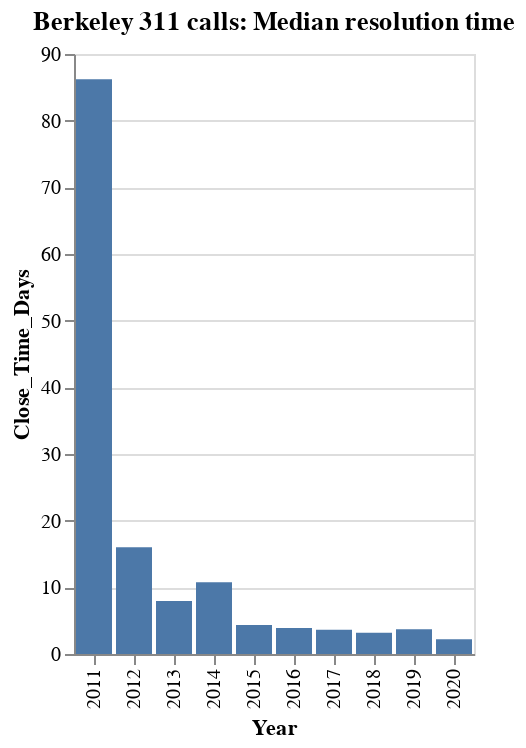

This figure's notebook cell:
### Code cell
alt.Chart(median_close_time[['Year', 'Close_Time_Days']]).mark_bar().encode(
    x='Year:O',
    y='Close_Time_Days',
).properties(
    title='Berkeley 311 calls: Median resolution time'
)

### Figure 1 — Vega-Lite specification as saved in the notebook (floating-point values rounded to 4 significant figures)
{"config": {"view": {"continuousWidth": 400, "continuousHeight": 300}}, "data": {"name": "data-0d822e729a0b595d4e0b5f3c9ed8cc33"}, "mark": "bar", "encoding": {"x": {"field": "Year", "type": "ordinal"}, "y": {"field": "Close_Time_Days", "type": "quantitative"}}, "title": "Berkeley 311 calls: Median resolution time", "$schema": "https://vega.github.io/schema/vega-lite/v4.17.0.json", "datasets": {"data-0d822e729a0b595d4e0b5f3c9ed8cc33": [{"Year": 2011, "Close_Time_Days": 86.22}, {"Year": 2012, "Close_Time_Days": 16.0}, {"Year": 2013, "Close_Time_Days": 7.966}, {"Year": 2014, "Close_Time_Days": 10.77}, {"Year": 2015, "Close_Time_Days": 4.334}, {"Year": 2016, "Close_Time_Days": 3.912}, {"Year": 2017, "Close_Time_Days": 3.64}, {"Year": 2018, "Close_Time_Days": 3.176}, {"Year": 2019, "Close_Time_Days": 3.705}, {"Year": 2020, "Close_Time_Days": 2.196}]}}
